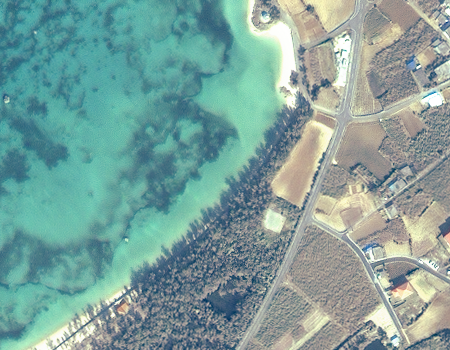
#> input picture irabu_zhang1.bmp, 450 x 350 px
$ jupyter execute max_likelihood.ipynb
#> lines starting #> are read from the running program, lines starting #| are printed output that depends on the picture
[cell 1]
import cv2
import matplotlib.pyplot as plt
import numpy as np

# Load image

[cell 2]
image = cv2.imread("irabu_zhang1.bmp")
#> image is the input picture: shape (350, 450, 3); mean B, G, R 155.9, 161.3, 126.5
image = cv2.cvtColor(image, cv2.COLOR_BGR2RGB)  # BGR to RGB
plt.imshow(image)
image.shape
#> Out = (350, 450, 3)

# Step 1
Randomly select 10 points from each class as training data.
Use `point_sampler.py` file to get file `position.npy` and load it.

[cell 3]
# Training points
pos_x = np.load("position.npy")
#> (reads position.npy from the repository)

[cell 4]
# Feature vector
x = image[pos_x[:, :, 1], pos_x[:, :, 0]]
x.shape
#> Out = (5, 10, 3)

[cell 5]
# Ground truth
y = np.array([[i] * 10 for i in range(5)])
y.shape, y

## Visualization

[cell 6]
class_to_color = {
    0: (0, 255, 0),  # Class 1: Green
    1: (0, 0, 255),  # Class 2: Blue
    2: (255, 0, 0),  # Class 3: Red
    3: (255, 255, 0),  # Class 4: Yellow
    4: (0, 255, 255),  # Class 5: Cyan
}

[cell 7]
image_with_points = image.copy()
for class_id, points in enumerate(pos_x):
    for point in points:
        cv2.circle(image_with_points, tuple(point), 3, class_to_color[class_id], -1)
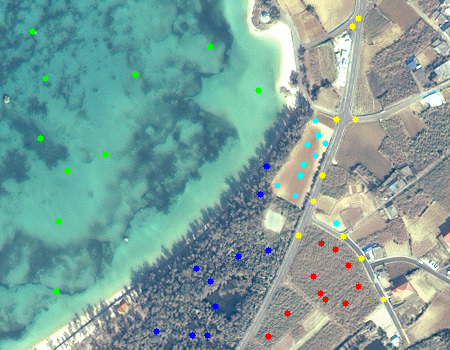
#> image_with_points: shape (350, 450, 3); mean R, G, B 126.1, 161.2, 155.4
_ = plt.imshow(image_with_points)

# Step 2
Calculating mean vector $\mu_k$ and covariance matrix $\sum_k$ for each class using its training data $\bold{x}_k^n$

[cell 8]
mean = np.mean(x, axis=1).T
#> mean = [[92.5, 77.2, 144.6, 166.3, 204.5], [165.3, 102.9, 144, 170.9, 190.8], [159.7, 120.7, 141.8, 169.6, 161.9]]
mean  # (3, 5)
#> Out has the same summary as mean

[cell 9]
cov = np.stack([np.cov(x[class_id], rowvar=False) for class_id in range(5)])
cov.shape, cov

# Step 3
Calculate likelihood for each class

[cell 10]
p_class = []
for class_id in range(5):
    _p1 = 1 / (np.power(2 * np.pi, 3 / 2) * np.sqrt(np.linalg.det(cov[class_id])))
    _p2 = np.exp(-0.5 * (image[..., None] - mean[:, class_id, None]).swapaxes(2, 3) @ np.linalg.inv(cov[class_id]) @ (image[..., None] - mean[:, class_id, None]))
    p_class.append(_p1 * _p2)
#> after the loop, p_class = 5 items

[cell 11]
p_class = np.stack(p_class)
p_class = np.squeeze(p_class)
p_class.shape
#> Out = (5, 350, 450)

# Step 4
Get class assignment for each pixel

[cell 12]
class_img_2 = np.argmax(p_class, axis=0)
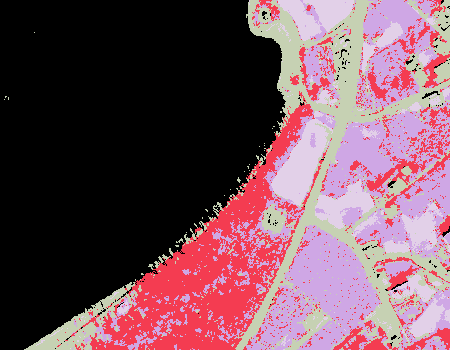
#> class_img_2: shape (350, 450) int64; 5 distinct labels, from 0 to 4; one colour per label, 0 black

# Visualize final result

[cell 13]
# Look-up table for quick color mapping
LUT = np.array([class_to_color[i] for i in range(5)], dtype=np.uint8)
segmented = LUT[class_img_2]
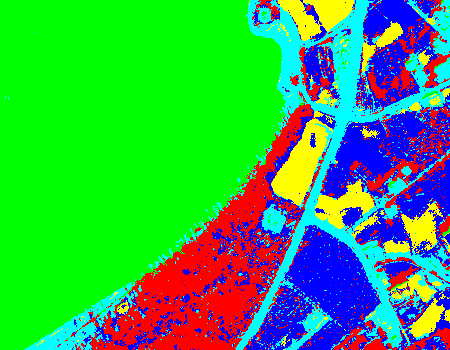
#> segmented: shape (350, 450, 3); mean of channels 0, 1, 2 80.4, 170.8, 54.6; drawn as B, G, R
_ = plt.imshow(segmented)
